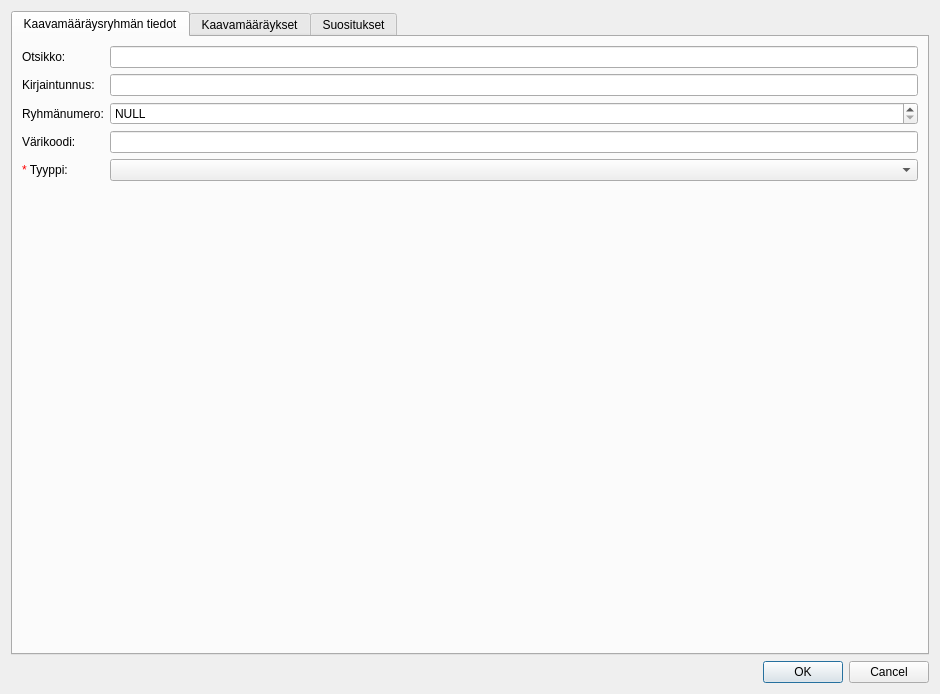
<?xml version="1.0" encoding="UTF-8"?>
<ui version="4.0">
 <class>Dialog</class>
 <widget class="QDialog" name="Dialog">
  <property name="geometry">
   <rect>
    <x>0</x>
    <y>0</y>
    <width>940</width>
    <height>694</height>
   </rect>
  </property>
  <property name="windowTitle">
   <string>Luo kaavamääräysryhmä</string>
  </property>
  <layout class="QVBoxLayout" name="verticalLayout_2">
   <item>
    <widget class="QTabWidget" name="tabs">
     <property name="currentIndex">
      <number>0</number>
     </property>
     <widget class="QWidget" name="regulation_group_info_tab">
      <attribute name="title">
       <string>Kaavamääräysryhmän tiedot</string>
      </attribute>
      <layout class="QVBoxLayout" name="verticalLayout_3">
       <item>
        <layout class="QFormLayout" name="formLayout">
         <item row="0" column="0">
          <widget class="QLabel" name="heading_label">
           <property name="text">
            <string>Otsikko:</string>
           </property>
          </widget>
         </item>
         <item row="0" column="1">
          <widget class="QLineEdit" name="heading"/>
         </item>
         <item row="1" column="0">
          <widget class="QLabel" name="label_3">
           <property name="text">
            <string>Kirjaintunnus:</string>
           </property>
          </widget>
         </item>
         <item row="1" column="1">
          <widget class="QLineEdit" name="letter_code"/>
         </item>
         <item row="2" column="0">
          <widget class="QLabel" name="label">
           <property name="text">
            <string>Ryhmänumero:</string>
           </property>
          </widget>
         </item>
         <item row="2" column="1">
          <widget class="QgsSpinBox" name="group_number">
           <property name="specialValueText">
            <string>NULL</string>
           </property>
           <property name="maximum">
            <number>999</number>
           </property>
           <property name="clearValue">
            <bool>false</bool>
           </property>
          </widget>
         </item>
         <item row="3" column="0">
          <widget class="QLabel" name="label_5">
           <property name="text">
            <string>Värikoodi:</string>
           </property>
          </widget>
         </item>
         <item row="3" column="1">
          <widget class="QLineEdit" name="color_code"/>
         </item>
         <item row="4" column="0">
          <widget class="QLabel" name="label_7">
           <property name="text">
            <string>&lt;html&gt;&lt;head/&gt;&lt;body&gt;&lt;p&gt;&lt;span style=&quot; color:#ff0000;&quot;&gt;*&lt;/span&gt; Tyyppi:&lt;/p&gt;&lt;/body&gt;&lt;/html&gt;</string>
           </property>
          </widget>
         </item>
         <item row="4" column="1">
          <widget class="CodeComboBox" name="type_of_regulation_group"/>
         </item>
        </layout>
       </item>
       <item>
        <spacer name="verticalSpacer_3">
         <property name="orientation">
          <enum>Qt::Vertical</enum>
         </property>
         <property name="sizeHint" stdset="0">
          <size>
           <width>20</width>
           <height>40</height>
          </size>
         </property>
        </spacer>
       </item>
      </layout>
     </widget>
     <widget class="QWidget" name="regulations_tab">
      <attribute name="title">
       <string>Kaavamääräykset</string>
      </attribute>
      <layout class="QHBoxLayout" name="horizontalLayout">
       <item>
        <widget class="QWidget" name="libraries_widget" native="true">
         <layout class="QVBoxLayout" name="verticalLayout">
          <item>
           <widget class="QLabel" name="label_6">
            <property name="text">
             <string>Kaavamääräykset</string>
            </property>
           </widget>
          </item>
          <item>
           <widget class="QLabel" name="label_4">
            <property name="text">
             <string>Valitun kaavamääräyksen kuvaus</string>
            </property>
           </widget>
          </item>
          <item>
           <widget class="QTextBrowser" name="regulation_info">
            <property name="sizePolicy">
             <sizepolicy hsizetype="Preferred" vsizetype="Preferred">
              <horstretch>0</horstretch>
              <verstretch>0</verstretch>
             </sizepolicy>
            </property>
            <property name="html">
             <string>&lt;!DOCTYPE HTML PUBLIC &quot;-//W3C//DTD HTML 4.0//EN&quot; &quot;http://www.w3.org/TR/REC-html40/strict.dtd&quot;&gt;
&lt;html&gt;&lt;head&gt;&lt;meta name=&quot;qrichtext&quot; content=&quot;1&quot; /&gt;&lt;style type=&quot;text/css&quot;&gt;
p, li { white-space: pre-wrap; }
&lt;/style&gt;&lt;/head&gt;&lt;body style=&quot; font-family:'Ubuntu'; font-size:11pt; font-weight:400; font-style:normal;&quot;&gt;
&lt;p style=&quot;-qt-paragraph-type:empty; margin-top:0px; margin-bottom:0px; margin-left:0px; margin-right:0px; -qt-block-indent:0; text-indent:0px;&quot;&gt;&lt;br /&gt;&lt;/p&gt;
&lt;p style=&quot;-qt-paragraph-type:empty; margin-top:0px; margin-bottom:0px; margin-left:0px; margin-right:0px; -qt-block-indent:0; text-indent:0px;&quot;&gt;&lt;br /&gt;&lt;/p&gt;&lt;/body&gt;&lt;/html&gt;</string>
            </property>
           </widget>
          </item>
         </layout>
        </widget>
       </item>
       <item>
        <widget class="QScrollArea" name="regulations_scroll_area">
         <property name="widgetResizable">
          <bool>true</bool>
         </property>
         <widget class="QWidget" name="regulations_scroll_area_contents">
          <property name="geometry">
           <rect>
            <x>0</x>
            <y>0</y>
            <width>98</width>
            <height>28</height>
           </rect>
          </property>
          <layout class="QVBoxLayout" name="regulations_layout">
           <item>
            <spacer name="verticalSpacer">
             <property name="orientation">
              <enum>Qt::Vertical</enum>
             </property>
             <property name="sizeHint" stdset="0">
              <size>
               <width>20</width>
               <height>574</height>
              </size>
             </property>
            </spacer>
           </item>
          </layout>
         </widget>
        </widget>
       </item>
      </layout>
     </widget>
     <widget class="QWidget" name="propositions_tab">
      <attribute name="title">
       <string>Suositukset</string>
      </attribute>
      <layout class="QVBoxLayout" name="verticalLayout_4">
       <item>
        <widget class="QScrollArea" name="scrollArea_2">
         <property name="widgetResizable">
          <bool>true</bool>
         </property>
         <widget class="QWidget" name="propositions_scroll_contents">
          <property name="geometry">
           <rect>
            <x>0</x>
            <y>0</y>
            <width>120</width>
            <height>49</height>
           </rect>
          </property>
          <layout class="QVBoxLayout" name="propositions_layout">
           <item>
            <widget class="QPushButton" name="add_proposition_btn">
             <property name="sizePolicy">
              <sizepolicy hsizetype="Maximum" vsizetype="Fixed">
               <horstretch>0</horstretch>
               <verstretch>0</verstretch>
              </sizepolicy>
             </property>
             <property name="text">
              <string>Lisää suositus</string>
             </property>
            </widget>
           </item>
           <item>
            <spacer name="verticalSpacer_2">
             <property name="orientation">
              <enum>Qt::Vertical</enum>
             </property>
             <property name="sizeHint" stdset="0">
              <size>
               <width>20</width>
               <height>5</height>
              </size>
             </property>
            </spacer>
           </item>
          </layout>
         </widget>
        </widget>
       </item>
      </layout>
     </widget>
    </widget>
   </item>
   <item>
    <widget class="QDialogButtonBox" name="button_box">
     <property name="standardButtons">
      <set>QDialogButtonBox::Cancel|QDialogButtonBox::Ok</set>
     </property>
    </widget>
   </item>
  </layout>
 </widget>
 <customwidgets>
  <customwidget>
   <class>QgsSpinBox</class>
   <extends>QSpinBox</extends>
   <header>qgsspinbox.h</header>
  </customwidget>
  <customwidget>
   <class>CodeComboBox</class>
   <extends>QComboBox</extends>
   <header>arho_feature_template.gui.components.code_combobox</header>
  </customwidget>
 </customwidgets>
 <resources/>
 <connections>
  <connection>
   <sender>button_box</sender>
   <signal>rejected()</signal>
   <receiver>Dialog</receiver>
   <slot>reject()</slot>
   <hints>
    <hint type="sourcelabel">
     <x>384</x>
     <y>513</y>
    </hint>
    <hint type="destinationlabel">
     <x>384</x>
     <y>267</y>
    </hint>
   </hints>
  </connection>
 </connections>
</ui>
